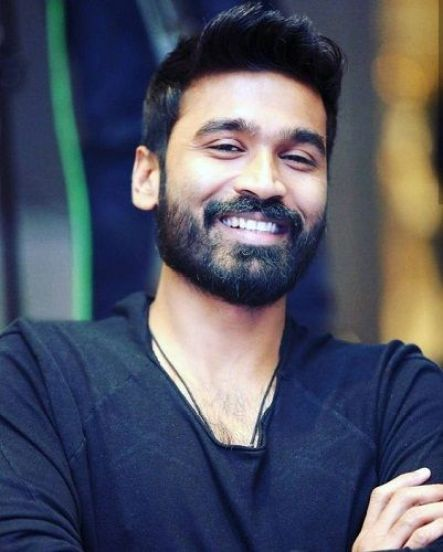
#> input picture images/face.png, 443 x 552 px
$ python q5.py
#> lines starting #> are read from the running program, lines starting #| are printed output that depends on the picture; after the words box and inside, x2 and y2 are one past the last pixel; in counts of white or black regions, pixels touching at a corner belong together
# q5.py - Object Detection
import cv2

def object_detection(image_path):
#> called with image_path = 'images/face.png'
    face_cascade = cv2.CascadeClassifier(cv2.data.haarcascades + 'haarcascade_frontalface_default.xml')
    image = cv2.imread(image_path)
#> image is the input picture: shape (552, 443, 3); mean B, G, R 99.3, 84, 81.1
    gray = cv2.cvtColor(image, cv2.COLOR_BGR2GRAY)
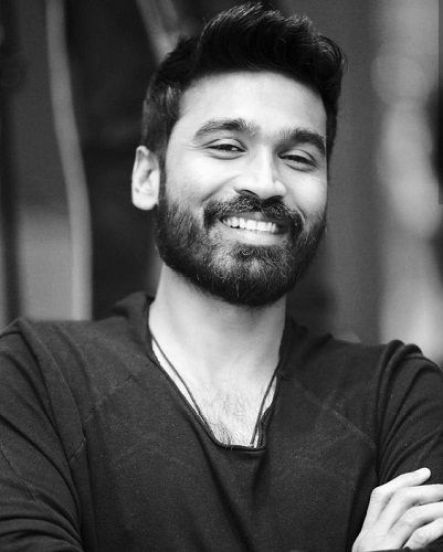
#> gray: shape (552, 443); min 0, max 254, mean 84.9
    faces = face_cascade.detectMultiScale(gray, 1.1, 4)
#> faces = [[155, 70, 203, 203]]
    for (x, y, w, h) in faces:
        cv2.rectangle(image, (x, y), (x + w, y + h), (255, 0, 0), 2)
#> this loop made 1 pass
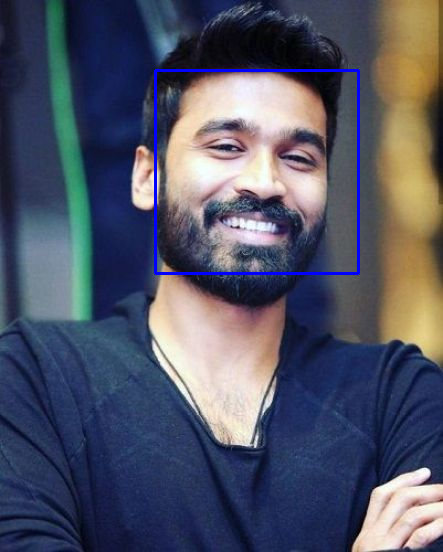
#> image: shape (552, 443, 3); 0.99% of pixels changed, all inside (x1, y1, x2, y2) = (154, 69, 360, 275)
    cv2.imwrite("images/q5_faces.png", image)

object_detection("images/face.png")

$ run again, with images/input_image.png copied over images/face.png
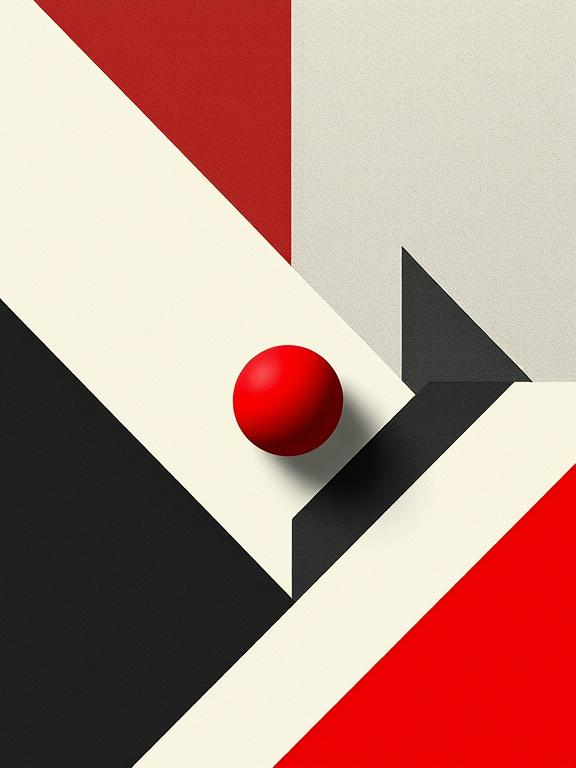
#> input picture images/input_image.png, 576 x 768 px
#> in object_detection, image is the input picture: shape (768, 576, 3); mean B, G, R 129.7, 139.6, 180.6
#> in object_detection, `gray = cv2.cvtColor(image, cv2.COLOR_BGR2GRAY)`:
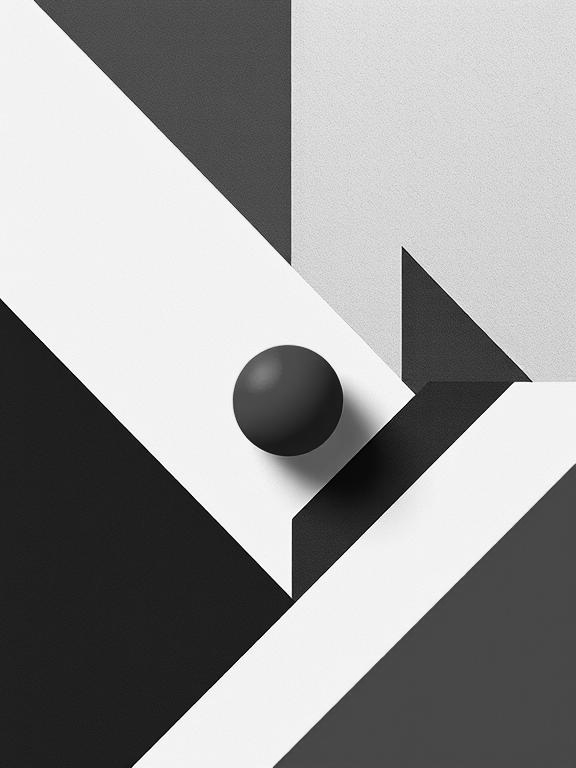
#> gray: shape (768, 576); min 0, max 254, mean 150.8
#> faces = ()
